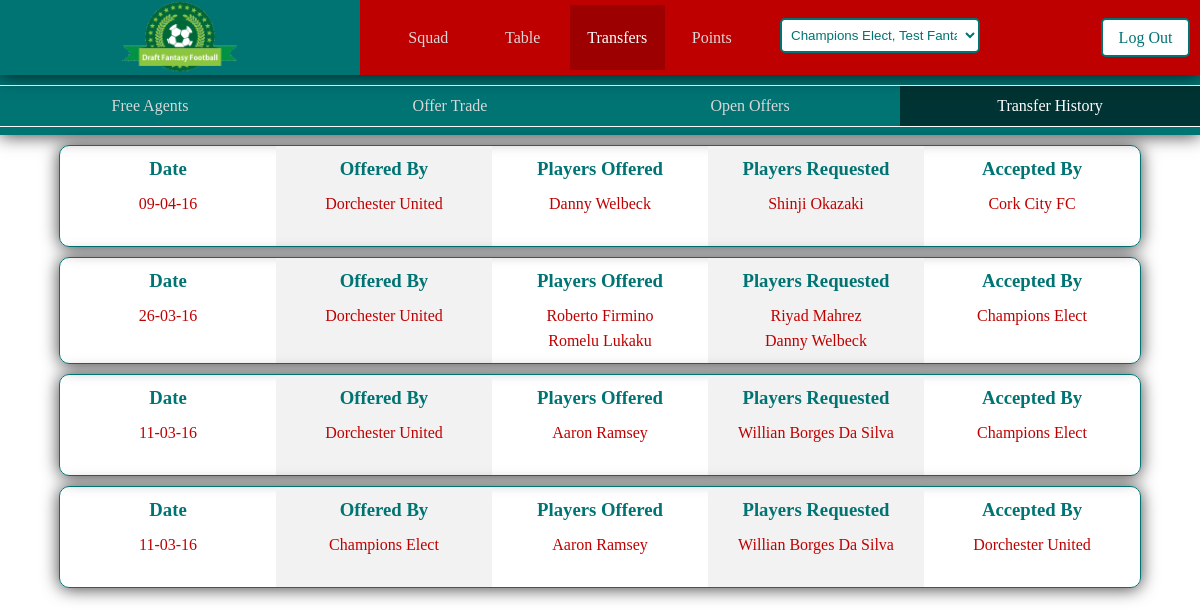
The app's page /index.php?transfer=true&history=true&squadid=42 (signed in), older data.
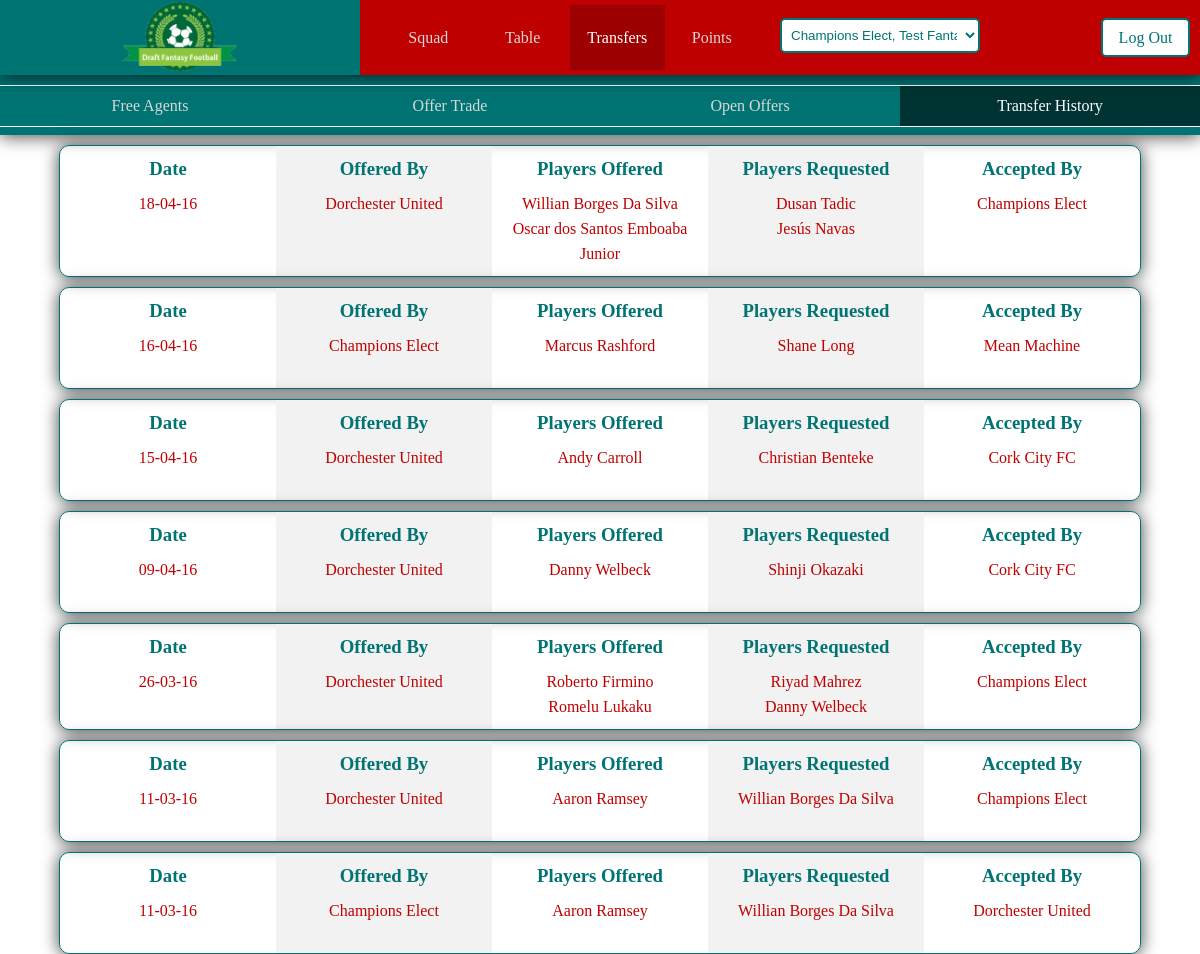
The same page, newer data.
### tables this page shows
CREATE TABLE IF NOT EXISTS `transferhistory` (
  `id` int(11) NOT NULL AUTO_INCREMENT,
  `leagueId` int(11) NOT NULL,
  `team1` int(11) NOT NULL,
  `team2` int(11) NOT NULL,
  `date` date NOT NULL,
  PRIMARY KEY (`id`)
);

CREATE TABLE IF NOT EXISTS `managersteam` (
  `id` int(11) NOT NULL AUTO_INCREMENT,
  `manager` int(11) NOT NULL,
  `league` int(11) NOT NULL,
  `name` varchar(50) NOT NULL,
  `jersey` int(11) NOT NULL,
  `colour1` int(11) NOT NULL,
  `colour2` int(11) NOT NULL,
  `w` int(11) NOT NULL,
  `l` int(11) NOT NULL,
  `d` int(11) NOT NULL,
  `totalPoints` int(11) NOT NULL,
  `fantasyPoints` int(11) NOT NULL,
  PRIMARY KEY (`id`)
);

CREATE TABLE IF NOT EXISTS `transferedplayers` (
  `historyId` int(11) NOT NULL,
  `player1` int(11) NOT NULL,
  `player2` int(11) NOT NULL
);

CREATE TABLE IF NOT EXISTS `player` (
  `id` int(11) NOT NULL,
  `teamId` int(11) NOT NULL,
  `firstName` varchar(50) NOT NULL,
  `lastName` varchar(50) NOT NULL,
  `webName` varchar(50) NOT NULL,
  `position` varchar(50) NOT NULL,
  `value` int(11) NOT NULL,
  `news` varchar(250) NOT NULL,
  PRIMARY KEY (`id`)
);

### assets/model/database.php (called while the page is built, shortened)
<?php
class database
{
    var $user = "root";
    var $password = "";
    var $host = "127.0.0.1";
    var $database = "draftfantasyfootball";
    var $con;
    public function __construct()
	{
        $this->con = new mysqli ($this->host, $this->user, $this->password, $this->database );
    }
    public function _getleagueTransfers($leagueId)
    {
        $results = mysqli_query ( $this->con, "SELECT transferhistory.* , team1.name AS team1Name, team1.manager AS team1Manager, team2.name AS team2Name
                                                FROM  transferhistory
                                                INNER JOIN managersteam AS team1 ON transferhistory.team1 = team1.id
                                                INNER JOIN managersteam AS team2 ON transferhistory.team2 = team2.id
                                                where leagueId = $leagueId
                                                order by transferhistory.date desc, transferhistory.id desc;" );
        return $results;
    }
    public function _getPlayersInHistory($historyId)
    {
        $results = mysqli_query ( $this->con, "SELECT transferedplayers.*, player1.firstName as P1FN, player1.lastName as P1LN, player2.firstName as P2FN, player2.lastName as P2LN
                                                FROM  transferedplayers
                                                INNER JOIN player AS player1 ON transferedplayers.player1 = player1.id
                                                INNER JOIN player AS player2 ON transferedplayers.player2 = player2.id
                                                where historyId = $historyId;" );
        return $results;
    }
    public function _getTeamsLeague($teamId)
    {
        $results = mysqli_query ($this->con, "SELECT user.id AS managerid, managersteam.league AS teamleague, managersteam.manager AS teamsmanager, fantasyleague.id AS leagueid, fantasyleague.admin AS leagueadmin
                                                FROM user
                                                INNER JOIN managersteam ON user.id = managersteam.manager
                                                INNER JOIN fantasyleague ON fantasyleague.id = managersteam.league
                                                WHERE managersteam.id = $teamId;");
        return $results;
    }
}
?>

### index.php (called while the page is built, shortened)
<?php
	$controller = new Controller();
	$controller->invoke();
?>

### assets/model/transfer.php (the view, shortened to what this page needs)
<?php
class transfer
{
	var $database;
    public function __construct()
	{
        $this->database = new database();
	}
    function getleagueTransfers()
    {
        $teamsLeagueResult = $this->database->_getTeamsLeague($_GET['squadid']);
        $teamsLeagueRow = $teamsLeagueResult->fetch_assoc();
        $leagueId = $teamsLeagueRow['leagueid'];
        $result =  $this->database->_getleagueTransfers($leagueId);
        $count=mysqli_num_rows($result);
        if($count > 0)
        {
            while ($row = $result->fetch_assoc())
            {
                $offeredPlayersResult =  $this->database->_getPlayersInHistory($row['id']);
                $requestedPlayersResult =  $this->database->_getPlayersInHistory($row['id']);
                $dt = new DateTime($row['date']);
				$day = $dt->format('d-m-y');
            echo'
                <div class="singleOffer">
                    <div class="offerColumn"><h3>Date</h3><p>'. $day .'</p></div>
                    <div class="offerColumn"><h3>Offered By</h3><p>'. $row['team1Name'] .'</p></div>
                    <div class="offerColumn">
                        <h3>Players Offered</h3>';
                while ($offeredPlayersRow = $offeredPlayersResult->fetch_assoc())
                {
                    echo '<p class="playerName" id="'. $offeredPlayersRow['player1'] .'">'. $offeredPlayersRow['P1FN'] .' '. $offeredPlayersRow['P1LN'] .'</p>';
                }
            echo'   </div>
                    <div class="offerColumn"><h3>Players Requested</h3>';
                while ($requestedPlayersRow = $requestedPlayersResult->fetch_assoc())
                {
                    echo '<p class="playerName" id="'. $requestedPlayersRow['player2'] .'">'. $requestedPlayersRow['P2FN'] .' '. $requestedPlayersRow['P2LN'] .'</p>';
                }
            echo'  </div>
                    <div class="offerColumn"><h3>Accepted By</h3><p>'. $row['team2Name'] .'</p></div>
                    <div class="clear"></div>
                </div>
            ';
            }
        }
        else
        {
            echo '<h2 class="noOffersYet">There have been no transfers in this league yet</h2>';
        }
    }
}
?>

Row changes from the older to the newer data that the page shows:
added transferhistory: date "18-04-16", managersteam.name "Dorchester United", managersteam.name "Champions Elect"
added transferedplayers: player.firstName "Willian", player.lastName "Borges Da Silva", player.firstName "Dusan", player.lastName "Tadic"
added transferedplayers: player.firstName "Oscar", player.lastName "dos Santos Emboaba Junior", player.firstName "Jesús", player.lastName "Navas"
added transferhistory: date "16-04-16", managersteam.name "Champions Elect", managersteam.name "Mean Machine"
added transferedplayers: player.firstName "Marcus", player.lastName "Rashford", player.firstName "Shane", player.lastName "Long"
added transferhistory: date "15-04-16", managersteam.name "Dorchester United", managersteam.name "Cork City FC"
added transferedplayers: player.firstName "Andy", player.lastName "Carroll", player.firstName "Christian", player.lastName "Benteke"
